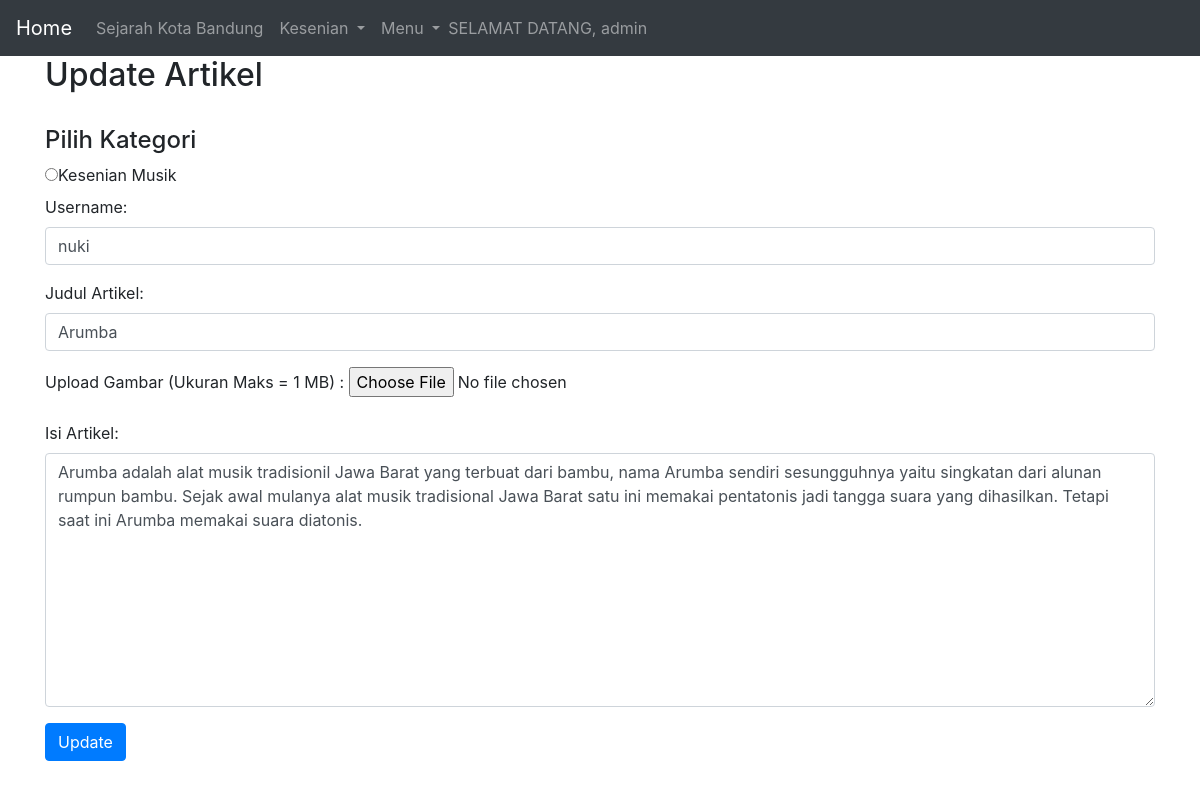
The app's page /updatemusik.php?id=1 (signed in) with its own data.
### tables this page shows
CREATE TABLE `kesenianmusik` (
  `id` int(100) NOT NULL,
  `user` varchar(100) NOT NULL,
  `judul` varchar(100) NOT NULL,
  `gambar` varchar(200) NOT NULL,
  `isi` text NOT NULL
);

### updatemusik.php (the view, shortened to what this page needs)
<!DOCTYPE html>
<html lang="en">
<head>
  <link rel="stylesheet" href="https://maxcdn.bootstrapcdn.com/bootstrap/4.0.0-beta.2/css/bootstrap.min.css">
  </head>
  <?php
	include_once('konek.php');
	include_once('navbar.php');
	$update1= mysqli_query($dbcon,"SELECT * FROM kesenianmusik where id = '".$_GET['id']."'");
	?>
	<?php
	while ($data=mysqli_fetch_array($update1)){ ?>
  <body>
<div class="container" >
	<h2>Update Artikel</h2>
  <form method="POST" action="" enctype="multipart/form-data">
	<div>
		<h4>Pilih Kategori</h4>
		<label class="radio-inline">
			<input type="radio" name="pilih1">Kesenian Musik
		</label>
	</div>
    <div class="form-group">
		<label for="user">Username:</label>
		<input type="text" class="form-control" id="user" placeholder="Masukkan Username" name="user" value="<?php echo $data['user'];?>"/></input>
    </div>
	<div class="form-group">
		<label for="judul">Judul Artikel:</label>
		<input type="text" class="form-control" id="judul" placeholder="Masukkan Judul" name="judul" value="<?php echo $data['judul'];?>"/></input>
    </div>
	<div>
		<td colspan="4">Upload Gambar (Ukuran Maks = 1 MB) : <input type="file" name="gambar" required value="<?php echo $data['gambar'];?>"/>  </td>
	</div>
	<div class="form-group">
		<label for="text">Isi Artikel:</label>
		<textarea class="form-control" rows="10" id="text" name="tulis"><?php echo $data['isi'];?></textarea>
    </div>
		<button type="submit" class="btn btn-primary" name="submit">Update</button>
  </form>
</div>
	<?php
	} ?>
</body>
</html>

### records on screen
kesenianmusik: user "nuki", judul "Arumba", tulis "Arumba adalah alat musik tradisionil Jawa Barat yang terbuat dari bambu, nama Arumba sendiri sesungguhnya yaitu singkatan dari alunan rumpun bambu. Sejak awal mulanya alat musik tradisional Jawa Barat satu ini memakai pentatonis jadi tangga suara yang dihasilkan. Tetapi saat ini Arumba memakai suara diatonis."

### other values on screen
$_SESSION['sess_user'] "admin"
